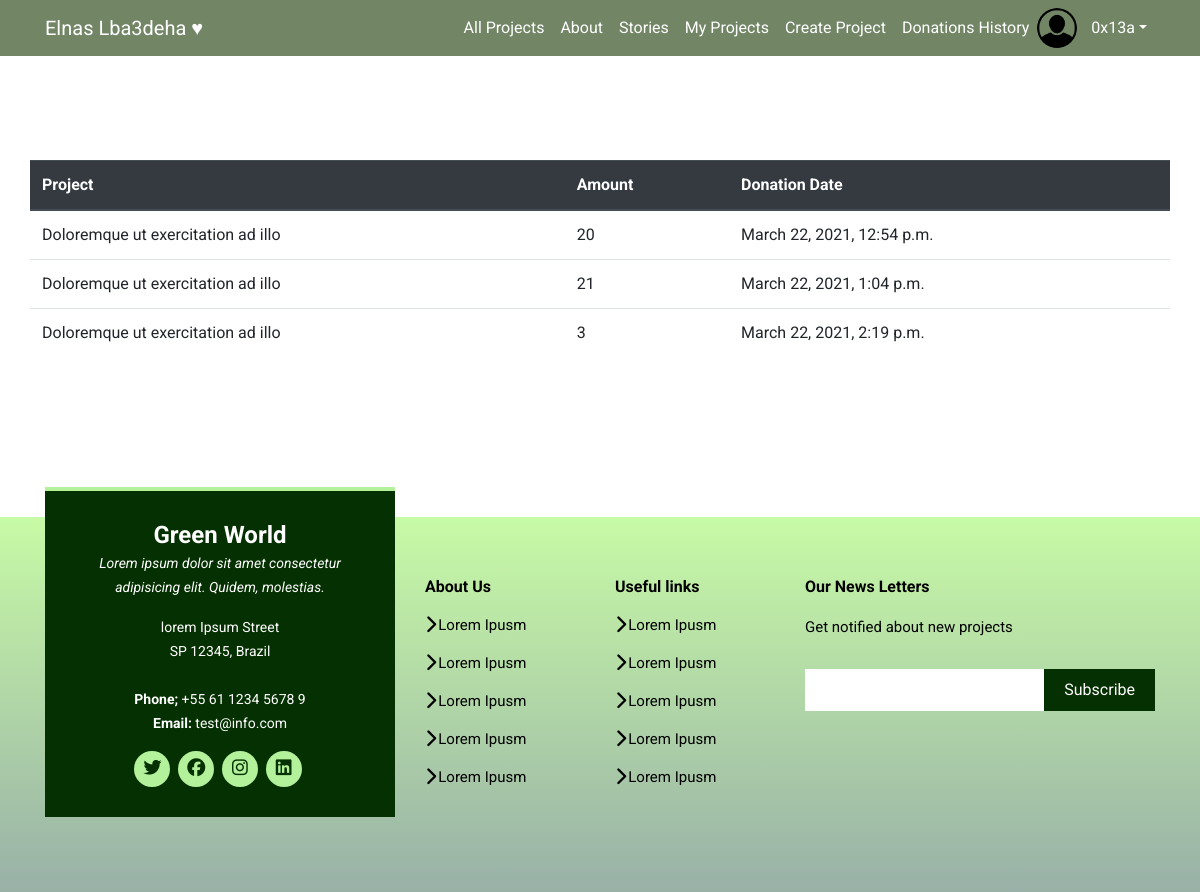
The app's page /my_donations/ (signed in), older data.
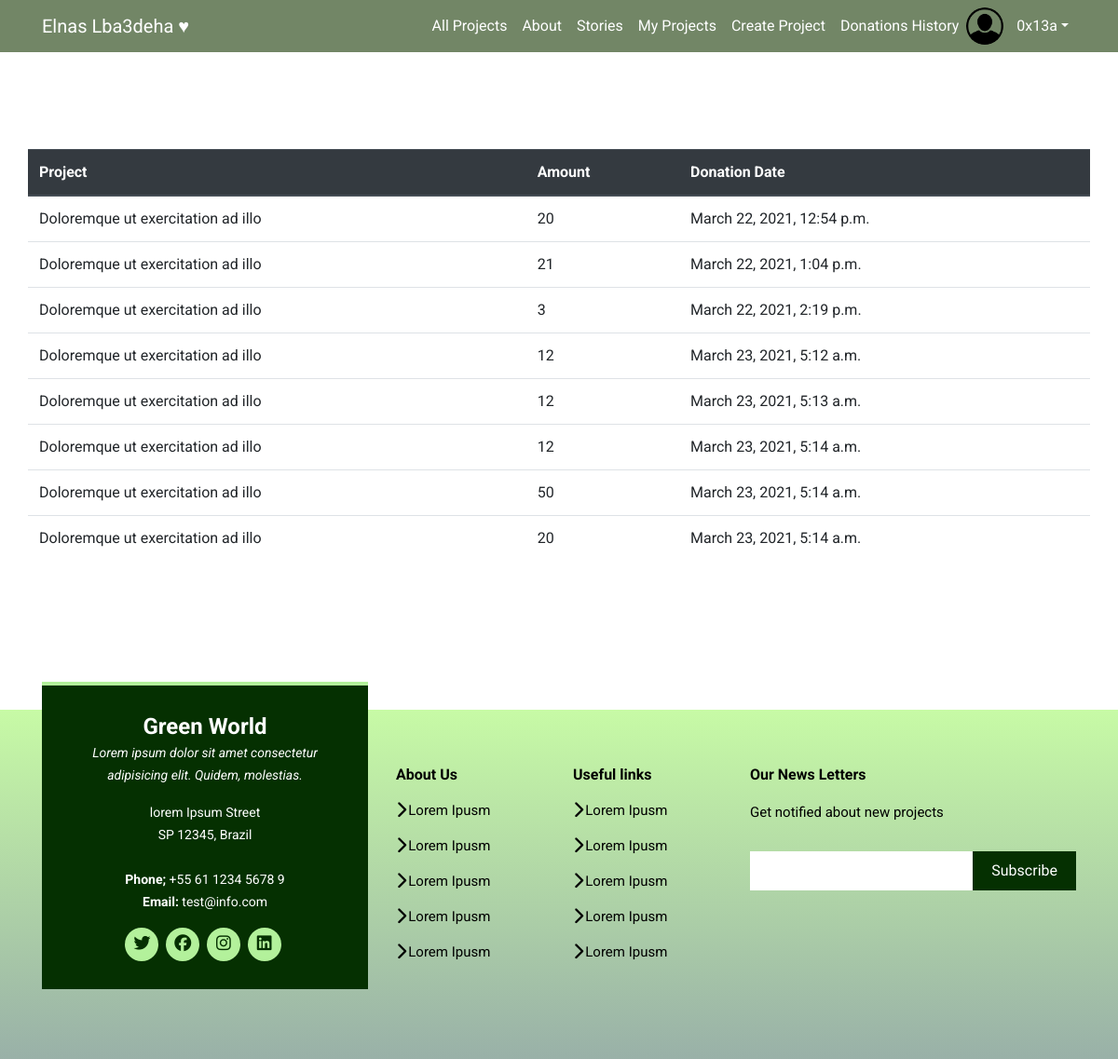
The same page, newer data.
### project/models.py (models this page shows, shortened)
class UserDonationProject(models.Model):
    donation = models.ForeignKey(Donation, on_delete=models.CASCADE)
    user = models.ForeignKey(acc_models.ECFUser, on_delete=models.CASCADE)
    project = models.ForeignKey(Project, on_delete=models.CASCADE)

class Project(models.Model):
    title = models.CharField(max_length=50)
    category = models.ForeignKey(Category, on_delete=models.CASCADE)
    details = models.TextField()
    start_time = models.DateTimeField()
    end_time = models.DateTimeField()
    target = models.PositiveSmallIntegerField()
    reached = models.PositiveSmallIntegerField(default=0)
    rate = models.SmallIntegerField(validators=[
        MaxValueValidator(5),
        MinValueValidator(0)
    ],
        null=True, blank=True, default=0)
    rates_number = models.PositiveIntegerField(default=0)
    def __str__(self):
        return self.title

class Donation(models.Model):
    amount = models.PositiveSmallIntegerField()
    date = models.DateTimeField(auto_now_add=True)
    def __str__(self):
        return str(self.amount)

### project/views.py (the view)
# urls.py: path('my_donations/', views.my_donations, name='my_donations'),
@login_required
def my_donations(request):
    ecf_user = acc_models.ECFUser.objects.get(user=(request.user))
    user_donations = ecf_user.userdonationproject_set.all()
    return render(request, 'project/donations.html', {'dons': user_donations})

### project/templates/project/donations.html (shortened to what this page needs)
{% extends 'project/base.html' %}
{% block content %}
<table class='table container' id='myd'>
    <thead class="thead-dark">
        <tr>
            <th>Project</th>
            <th>Amount</th>
            <th>Donation Date</th>
        </tr>
    </thead>
    <tbody>
        {% for don in dons %}
        <tr>
            <td>{{don.project}}</td>
            <td>{{don.donation}}</td>
            <td>{{don.donation.date}}</td>
        </tr>
        {% endfor %}
    </tbody>
</table>
{% endblock content %}

### project/templates/project/base.html (shortened to what this page needs)
{% load static %}
<!doctype html>
<html lang="en">
<head>
    <link rel="stylesheet" href="https://stackpath.bootstrapcdn.com/bootstrap/4.3.1/css/bootstrap.min.css"
>
    <link rel="stylesheet" href="{% static 'css/base.css' %}">
    <link rel="stylesheet" href="https://cdnjs.cloudflare.com/ajax/libs/animate.css/4.0.0/animate.min.css" />
</head>
<body>
    <nav class="navbar navbar-expand-lg navbar-light nav-bg fixed-top py-2" id="mainNav">
        <div class="container">
            <a class="navbar-brand text-white" href="{% url 'project:home' %}">Elnas Lba3deha ♥</a>
            <div class="collapse navbar-collapse" id="myNavbar">
                <ul class="navbar-nav ml-auto my-2 my-lg-0">
                    <li class="nav-item"><a class="nav-link" href="{% url 'project:projects_list' %}">All Projects</a>
                    </li>
                    <li class="nav-item"><a class="nav-link" href="#">About</a></li>
                    <li class="nav-item"><a class="nav-link" href="#">
                            Stories
                        </a></li>
                    {% if user.is_authenticated %}
                    <li class="nav-item"><a class="nav-link" href="{% url 'project:my_projects' %}"> My Projects</a>
                    </li>
                    <li class="nav-item"><a class="nav-link" href="{% url 'project:create_project'%}">Create Project</a>
                    </li>
                    <li class="nav-item"><a class="nav-link" href="{% url 'project:my_donations' %}">Donations
                            History</a></li>
                    <div class="collapse navbar-collapse" id="mainMenu">
                        <ul class="navbar-nav ml-auto">
                            <li class='nav-item' style='padding:0;width:46px;'> <a class='nav-link' style="padding: 0;"
                                    href=""><img id='account-picture' src="{% if project_owner.profile_pic %}
                                    {{ project_owner.profile_pic.url }}
                                    {% else%}
                                    {% static 'imgs/avatar.png' %}
                                    {%endif%}" style='margin:0;border-radius:50%' width="40" height="40"></a></li>
                            <li class="nav-item dropdown">
                                <a class="nav-link dropdown-toggle" href="#" id="userMenu" data-toggle="dropdown"
                                    aria-haspopup="true" aria-expanded="false">
                                    {{ user.username }}</a>
                            </li>
                            {%endif%}
                        </ul>
                    </div>
            </div>
    </nav>
    {% block content%}{%endblock%}
    <footer class="footer mt-5">
        <div class="footer-top">
            <div class="container">
                <div class="row">
                    <div class="col-lg-4 col-md-6">
                        <div class="footer-des">
                            <h3>Green World</h3>
                            <p class="pb-3">
                                <em>Lorem ipsum dolor sit amet consectetur adipisicing elit. Quidem, molestias.</em>
                            </p>
                            <p>lorem Ipsum Street <br>
                                SP 12345, Brazil <br><br><strong>
                                    Phone;
                                </strong>
                                +55 61 1234 5678 9<br>
                                <strong>
                                    Email:
                                </strong>
                                test@info.com<br>
                            </p>
                            <div class="social-links mt-3">
                                <a href=""><i class="fab fa-twitter">
                                    </i></a>
                                <a href=""><i class="fab fa-facebook">
                                    </i></a>
                                <a href=""><i class="fab fa-instagram">
                                    </i></a>
                                <a href=""><i class="fab fa-linkedin">
                                    </i></a>
                            </div>
                        </div>
                    </div>
                    <div class="col-lg-2 col-md-6 footer-links">
                        <h4>About Us</h4>
                        <ul>
                            <li>
                                <i class="fas fa-chevron-right"></i>
                                <a href="">Lorem Ipusm</a>
                            </li>
                            <li>
                                <i class="fas fa-chevron-right"></i>
                                <a href="">Lorem Ipusm</a>
                            </li>
                            <li>
                                <i class="fas fa-chevron-right"></i>
                                <a href="">Lorem Ipusm</a>
                            </li>
                            <li>
                                <i class="fas fa-chevron-right"></i>
                                <a href="">Lorem Ipusm</a>
                            </li>
                            <li>
                                <i class="fas fa-chevron-right"></i>
                                <a href="">Lorem Ipusm</a>
                            </li>
                        </ul>
                    </div>
                    <div class="col-lg-2 col-md-6 footer-links">
                        <h4>Useful links</h4>
                        <ul>
                            <li>
                                <i class="fas fa-chevron-right"></i>
                                <a href="">Lorem Ipusm</a>
                            </li>
                            <li>
                                <i class="fas fa-chevron-right"></i>
                                <a href="">Lorem Ipusm</a>
                            </li>
                            <li>
                                <i class="fas fa-chevron-right"></i>
                                <a href="">Lorem Ipusm</a>
                            </li>
                            <li>
                                <i class="fas fa-chevron-right"></i>
                                <a href="">Lorem Ipusm</a>
                            </li>
                            <li>
                                <i class="fas fa-chevron-right"></i>
                                <a href="">Lorem Ipusm</a>
                            </li>
                        </ul>
                    </div>
                    <div class="col-lg-4 col-md-6 footer-newsletter">
                        <h4>Our News Letters</h4>
                        <p>Get notified about new projects</p>
                        <form>
                            <input type="email" name="email">
                            <input type="submit" value="Subscribe">
                        </form>
                    </div>
                </div>
            </div>
        </div>
    </footer>
</body>
</html>

### project/static/css/base.css (style rules this page uses)
* { margin: 0; padding: 0; box-sizing: border-box; }
body { font-family: "Roboto", sans-serif; }
.nav-bg { background: rgba(20, 54, 1, 0.6); }
.navbar-nav .nav-link { color: #fff !important; }
.footer { background: linear-gradient(rgba(162, 247, 106, 0.6), rgba(0, 59, 37, 0.4)); padding: 0 0 30px 0; color: #000; font-size: 15px; }
.footer .footer-top { padding: 60px 0 30px 0; }
.footer .footer-top .footer-des { margin-top: -90px; margin-bottom: 15px; background: #053001; color: #fff; border-top: 4px solid #b3f19b; text-align: center; padding: 30px 20px; }
.footer .footer-top .footer-des h3 { font-size: 24px; margin: 0 0 2px 0; padding: 2px 0 2px 0; line-height: 1; font-weight: bold; }
.footer .footer-top .footer-des p { font-size: 14px; line-height: 24px; margin-bottom: 0; }
.footer .footer-top .social-links a { font-size: 18px; display: inline-block; background: #b3f19b; color: #053001; line-height: 1; padding: 8px 0; margin-right: 4px; border-radius: 50%; text-align: center; width: 36px; height: 36px; transition: 0.3s; }
.footer .footer-top h4 { font-size: 16px; font-weight: bold; color: #000; position: relative; padding-bottom: 12px; }
.footer .footer-top .footer-links { margin-bottom: 30px; }
.footer .footer-top .footer-links ul { list-style: none; padding: 0; margin: 0; }
.footer .footer-top .footer-links ul i { padding-right: 2px; color: #000; font-size: 18px; line-height: 1; }
.footer .footer-top .footer-links ul li { padding: 10px 0; display: flex; align-items: center; }
.footer .footer-top .footer-links ul li:first-child { padding-top: 0; }
.footer .footer-top .footer-links ul a { color: #000; transition: 0.3s; display: inline-block; line-height: 1; }
.footer .footer-top .footer-newsletter form { margin-top: 30px; background: #fff; padding: 6px 10px; position: relative; border-radius: 4; }
.footer .footer-top .footer-newsletter form input[type="email"] { border: 0; padding: 4px; width: calc(100% - 110px); }
.footer .footer-top .footer-newsletter form input[type="submit"] { position: absolute; top: 0; right: 0; bottom: 0; border: 0; background: none; font-size: 16px; padding: 0 20px; background: #053001; color: #fff; transition: 0.3s; border-radius: 4; }

### project/templates/project/donations.html (style rules this page uses)
#myd { margin-top:10rem; margin-bottom: 10rem; }

Row changes from the older to the newer data that the page shows:
added UserDonationProject: project "Doloremque ut exercitation ad illo", donation "12", donation "March 23, 2021, 5:12 a.m."
added UserDonationProject: project "Doloremque ut exercitation ad illo", donation "12", donation "March 23, 2021, 5:13 a.m."
added UserDonationProject: project "Doloremque ut exercitation ad illo", donation "12", donation "March 23, 2021, 5:14 a.m."
added UserDonationProject: project "Doloremque ut exercitation ad illo", donation "50", donation "March 23, 2021, 5:14 a.m."
added UserDonationProject: project "Doloremque ut exercitation ad illo", donation "20", donation "March 23, 2021, 5:14 a.m."
